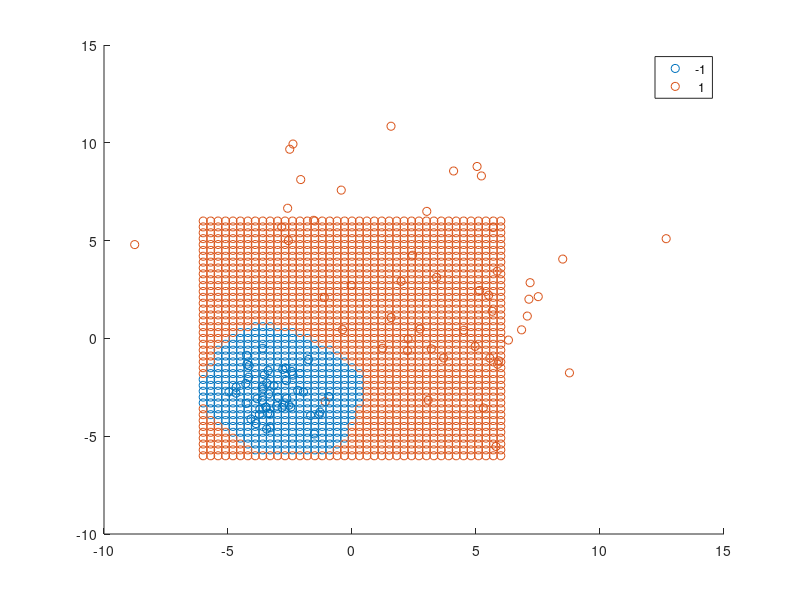

Here is the MATLAB script that generated this plot:

close all

% Données d'apprentissage
m1 = 50;
m = 2*m1;
X1 = 3 + 4*randn(m1,2);
X2 = -3 + randn(m1,2);
X = [X1;X2];
Y = ones(m,1);
Y(m1+1:end) = -1;

% Grille de points de test pour visualiser la frontière
[Xt1, Xt2] = meshgrid(-6:0.3:6,-6:0.3:6);
Ntest = size(Xt1,1) * size(Xt1,2);
Xtest = [reshape(Xt1, Ntest,1), reshape(Xt2,Ntest,1)];

% Apprentissage SVM
kernel = 'rbf'
sigma = 1;
C = 10;

svm = fitcsvm(X,Y,'KernelFunction', kernel, 'KernelScale',sigma, 'BoxConstraint', C);

% Classification de la grille de points de test

Ypred =  svm.predict(Xtest);

% Afichage : 
figure;
hold on;
gscatter(X(:,1), X(:,2), Y);
gscatter(Xtest(:,1), Xtest(:,2), Ypred );

